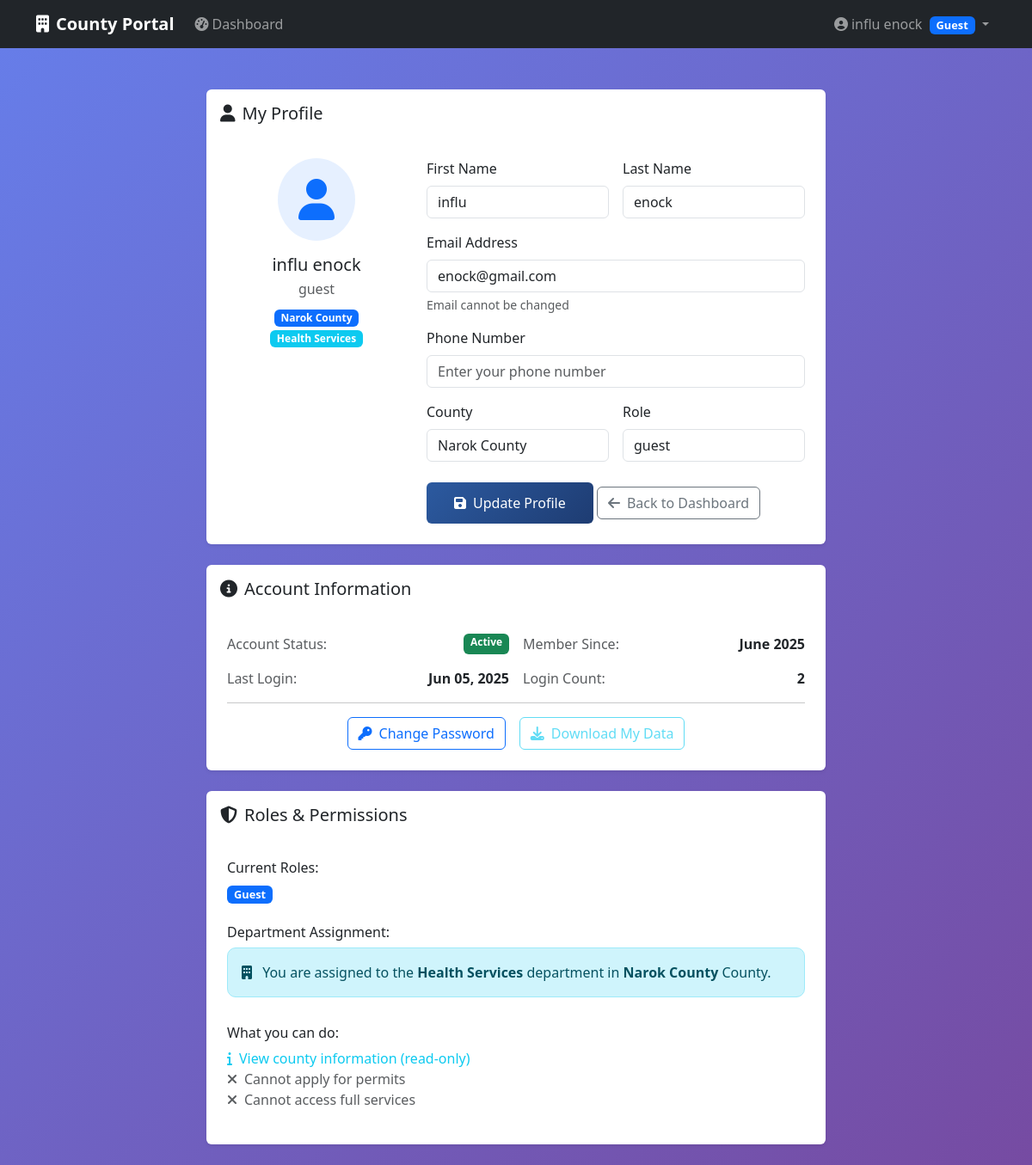
/auth/profile (signed in), run on the app's committed database.
### app/models/user.py (models this page shows, shortened)
class User(db.Model,UserMixin):
    __tablename__ = 'users'
    id = db.Column(db.Integer, primary_key=True)
    email = db.Column(db.String(120), unique=True, nullable=False)
    password = db.Column(db.String(128), nullable=False)
    first_name = db.Column(db.String(50))
    last_name = db.Column(db.String(50))
    phone = db.Column(db.String(20))
    active = db.Column(db.Boolean(), default=True)
    confirmed_at = db.Column(db.DateTime())
    created_at = db.Column(db.DateTime(), nullable=False, default=db.func.current_timestamp())
    fs_uniquifier = db.Column(db.String(64), unique=True, nullable=True, default=lambda: str(uuid.uuid4()))
    county_id = db.Column(db.Integer,db.ForeignKey('counties.id'))
    department_id = db.Column(db.Integer,db.ForeignKey('departments.id'))
    last_login_at = db.Column(db.DateTime())
    current_login_at = db.Column(db.DateTime())
    last_login_ip = db.Column(db.String(45))
    current_login_ip = db.Column(db.String(45))
    login_count = db.Column(db.Integer, default=0)
    roles = db.relationship('Role', secondary=roles_users, backref=db.backref('users', lazy='dynamic'))
    def full_name(self):
        if self.first_name and self.last_name:
            return f"{self.first_name} {self.last_name}"
        return self.email.split('@')[0]
    def has_role(self, role_name):
        return any(role.name == role_name for role in self.roles)
    def get_primary_role(self):
        if self.roles:
            citizen_role = next((role for role in self.roles if role.name == 'citizen'), None)
            if citizen_role:
                return citizen_role.name
            return self.roles[0].name
        return 'No Role'

class Role(db.Model, RoleMixin):
    __tablename__ = 'roles'
    id = db.Column(db.Integer, primary_key=True)
    name = db.Column(db.String(80), unique=True, nullable=False)
    description = db.Column(db.String(255), nullable=True)

### app/models/county.py (models this page shows, shortened)
class County(db.Model):
        __tablename__ = 'counties'
        id = db.Column(db.Integer, primary_key=True)
        name = db.Column(db.String(100), unique=True, nullable=False)
        code = db.Column(db.String(10), unique=True, nullable=False)
        description = db.Column(db.Text)
        active = db.Column(db.Boolean, default=True)
        created_at = db.Column(db.DateTime, default=datetime.utcnow)
        users = db.relationship('User', backref='county', lazy='dynamic')
        departments = db.relationship('Department', backref='county',lazy='dynamic')

class Department(db.Model):
        __tablename__ = 'departments'
        id = db.Column(db.Integer, primary_key=True)
        name = db.Column(db.String(100), nullable=False)
        code = db.Column(db.String(20), nullable=False)
        description = db.Column(db.Text)
        county_id = db.Column(db.Integer, db.ForeignKey('counties.id'),nullable=False)
        active = db.Column(db.Boolean, default=True)
        created_at = db.Column(db.DateTime, default=datetime.utcnow)
        officers = db.relationship('User', backref='department', lazy='dynamic')
        permit_types = db.relationship('PermitType', backref='department', lazy='dynamic')

### app/auth/routes.py (the view)
@auth_bp.route('/profile')
@login_required
def profile():
    return render_template('auth/profile.html', user=current_user)

### app/templates/auth/profile.html (shortened to what this page needs)
{% extends "base.html" %}
{% block content %}
<div class="container py-4">
    <div class="row justify-content-center">
        <div class="col-lg-8">
            <div class="card border-0 shadow-sm mb-4">
                <div class="card-header bg-transparent border-bottom-0 py-3">
                    <h5 class="card-title mb-0">
                        <i class="fas fa-user me-2"></i>My Profile
                    </h5>
                </div>
                <div class="card-body p-4">
                    <div class="row">
                        <div class="col-md-4 text-center mb-4">
                            <div class="bg-primary bg-opacity-10 rounded-circle d-inline-flex p-4 mb-3">
                                <i class="fas fa-user fa-3x text-primary"></i>
                            </div>
                            <h5 class="mb-1">{{ user.full_name() or 'Name not set' }}</h5>
                            <p class="text-muted mb-2">{{ user.get_primary_role() }}</p>
                            {% if user.county %}
                                <span class="badge bg-primary">{{ user.county.name }}</span>
                            {% endif %}
                            {% if user.department %}
                                <span class="badge bg-info">{{ user.department.name }}</span>
                            {% endif %}
                        </div>
                        <div class="col-md-8">
                            <form method="POST" action="{{ url_for('auth_bp.profile') }}">
                                <div class="row g-3">
                                    <div class="col-md-6">
                                        <label for="first_name" class="form-label">First Name</label>
                                        <input type="text" class="form-control" id="first_name"
                                               name="first_name" value="{{ user.first_name or '' }}">
                                    </div>
                                    <div class="col-md-6">
                                        <label for="last_name" class="form-label">Last Name</label>
                                        <input type="text" class="form-control" id="last_name"
                                               name="last_name" value="{{ user.last_name or '' }}">
                                    </div>
                                    <div class="col-12">
                                        <label for="email" class="form-label">Email Address</label>
                                        <input type="email" class="form-control" id="email"
                                               value="{{ user.email }}" readonly>
                                        <div class="form-text">Email cannot be changed</div>
                                    </div>
                                    <div class="col-12">
                                        <label for="phone" class="form-label">Phone Number</label>
                                        <input type="tel" class="form-control" id="phone"
                                               name="phone" value="{{ user.phone or '' }}"
                                               placeholder="Enter your phone number">
                                    </div>
                                    <div class="col-md-6">
                                        <label class="form-label">County</label>
                                        <input type="text" class="form-control"
                                               value="{{ user.county.name if user.county else 'Not assigned' }}" readonly>
                                    </div>
                                    <div class="col-md-6">
                                        <label class="form-label">Role</label>
                                        <input type="text" class="form-control"
                                               value="{{ user.get_primary_role() }}" readonly>
                                    </div>
                                </div>
                                <div class="mt-4">
                                    <button type="submit" class="btn btn-primary">
                                        <i class="fas fa-save me-2"></i>Update Profile
                                    </button>
                                    <a href="{{ url_for('main_bp.dashboard') }}" class="btn btn-outline-secondary">
                                        <i class="fas fa-arrow-left me-2"></i>Back to Dashboard
                                    </a>
                                </div>
                            </form>
                        </div>
                    </div>
                </div>
            </div>
            <div class="card border-0 shadow-sm mt-4">
                <div class="card-header bg-transparent border-bottom-0 py-3">
                    <h5 class="card-title mb-0">
                        <i class="fas fa-info-circle me-2"></i>Account Information
                    </h5>
                </div>
                <div class="card-body p-4">
                    <div class="row g-3">
                        <div class="col-md-6">
                            <div class="d-flex justify-content-between">
                                <span class="text-muted">Account Status:</span>
                                <span class="badge bg-{{ 'success' if user.active else 'danger' }}">
                                    {{ 'Active' if user.active else 'Inactive' }}
                                </span>
                            </div>
                        </div>
                        <div class="col-md-6">
                            <div class="d-flex justify-content-between">
                                <span class="text-muted">Member Since:</span>
                                <strong>{{ user.created_at.strftime('%B %Y') if user.created_at else 'Unknown' }}</strong>
                            </div>
                        </div>
                        <div class="col-md-6">
                            <div class="d-flex justify-content-between">
                                <span class="text-muted">Last Login:</span>
                                <strong>{{ user.last_login_at.strftime('%b %d, %Y') if user.last_login_at else 'Never' }}</strong>
                            </div>
                        </div>
                        <div class="col-md-6">
                            <div class="d-flex justify-content-between">
                                <span class="text-muted">Login Count:</span>
                                <strong>{{ user.login_count or 0 }}</strong>
                            </div>
                        </div>
                    </div>
                    <hr>
                    <div class="d-flex gap-3 justify-content-center">
                        <a href="{{ url_for('security.change_password') }}" class="btn btn-outline-primary">
                            <i class="fas fa-key me-2"></i>Change Password
                        </a>
                        <button class="btn btn-outline-info" disabled>
                            <i class="fas fa-download me-2"></i>Download My Data
                        </button>
                    </div>
                </div>
            </div>
            <div class="card border-0 shadow-sm mt-4">
                <div class="card-header bg-transparent border-bottom-0 py-3">
                    <h5 class="card-title mb-0">
                        <i class="fas fa-shield-alt me-2"></i>Roles & Permissions
                    </h5>
                </div>
                <div class="card-body p-4">
                    <div class="row g-3">
                        <div class="col-12">
                            <h6>Current Roles:</h6>
                            {% for role in user.roles %}
                                <span class="badge bg-primary role-badge me-2 mb-2">
                                    {{ role.name.replace('_', ' ').title() }}
                                </span>
                            {% endfor %}
                        </div>
                        {% if user.department %}
                        <div class="col-12">
                            <h6>Department Assignment:</h6>
                            <div class="alert alert-info">
                                <i class="fas fa-building me-2"></i>
                                You are assigned to the <strong>{{ user.department.name }}</strong> department
                                in <strong>{{ user.county.name }}</strong> County.
                            </div>
                        </div>
                        {% endif %}
                        <div class="col-12">
                            <h6>What you can do:</h6>
                            <ul class="list-unstyled">
                                {% if user.has_role('super_admin') %}
                                <li class="text-success">
                                    <i class="fas fa-check me-2"></i>Manage all users across all counties
                                </li>
                                <li class="text-success">
                                    <i class="fas fa-check me-2"></i>View system-wide statistics and reports
                                </li>
                                <li class="text-success">
                                    <i class="fas fa-check me-2"></i>Configure system settings
                                </li>
                                {% elif user.has_role('guest') %}
                                <li class="text-info">
                                    <i class="fas fa-info me-2"></i>View county information (read-only)
                                </li>
                                <li class="text-muted">
                                    <i class="fas fa-times me-2"></i>Cannot apply for permits
                                </li>
                                <li class="text-muted">
                                    <i class="fas fa-times me-2"></i>Cannot access full services
                                </li>
                                {% endif %}
                            </ul>
                        </div>
                    </div>
                </div>
            </div>
        </div>
    </div>
</div>
{% endblock %}

### app/templates/base.html (shortened to what this page needs)
<!DOCTYPE html>
<html lang="en">
<head>
    <link href="https://cdn.jsdelivr.net/npm/bootstrap@5.3.2/dist/css/bootstrap.min.css" rel="stylesheet">
    <link href="https://cdnjs.cloudflare.com/ajax/libs/font-awesome/6.4.0/css/all.min.css" rel="stylesheet">
</head>
<body>
    <nav class="navbar navbar-expand-lg navbar-dark bg-dark">
        <div class="container">
            <a class="navbar-brand" href="{{ url_for('main_bp.index') }}">
                <i class="fas fa-building me-2"></i>County Portal
            </a>
            {% if current_user.is_authenticated %}
            <div class="collapse navbar-collapse" id="navbarNav">
                <ul class="navbar-nav me-auto">
                    <li class="nav-item">
                        <a class="nav-link" href="{{ url_for('main_bp.dashboard') }}">
                            <i class="fas fa-tachometer-alt me-1"></i>Dashboard
                        </a>
                    </li>
                </ul>
                <ul class="navbar-nav">
                    <li class="nav-item dropdown">
                        <a class="nav-link dropdown-toggle" href="#" id="userDropdown" role="button" data-bs-toggle="dropdown">
                            <i class="fas fa-user-circle me-1"></i>{{ current_user.full_name() }}
                            {% for role in current_user.roles %}
                            <span class="badge bg-primary role-badge ms-1">{{ role.name.replace('_', ' ').title() }}</span>
                            {% endfor %}
                        </a>
                    </li>
                </ul>
            </div>
            {% else %}
            <div class="d-flex">
                <a href="{{ url_for('security.login') }}" class="btn btn-outline-light me-2">Login</a>
                <a href="{{ url_for('security.register') }}" class="btn btn-primary">Register</a>
            </div>
            {% endif %}
        </div>
    </nav>
    <main class="container mt-4">
        {% block content %}{% endblock %}
    </main>
</body>
</html>

### app/templates/base.html (style rules this page uses)
:root { --primary-color: #2c5aa0; --secondary-color: #f8f9fa; --success-color: #28a745; --danger-color: #dc3545; --warning-color: #ffc107; }
body { background: linear-gradient(135deg, #667eea 0%, #764ba2 100%); min-height: 100vh; font-family: 'Segoe UI', Tahoma, Geneva, Verdana, sans-serif; }
.navbar-brand { font-weight: bold; }
.role-badge { font-size: 0.8em; padding: 0.25rem 0.5rem; }
.btn-primary { background: linear-gradient(135deg, var(--primary-color) 0%, #1e3c72 100%); border: none; padding: 0.75rem 2rem; font-weight: 500; transition: transform 0.2s ease; }
.alert { border-radius: 10px; margin-bottom: 1rem; }

### data on the page
User: full_name "influ enock", first_name+last_name "influ enock", first_name "influ", last_name "enock", email "enock@gmail.com", active "Active", created_at "June 2025", last_login_at "Jun 05, 2025", login_count "2"
Role: name.replace "Guest", get_primary_role "guest"
County: county.name "Narok County", county "Narok County"
Department: department.name "Health Services"
